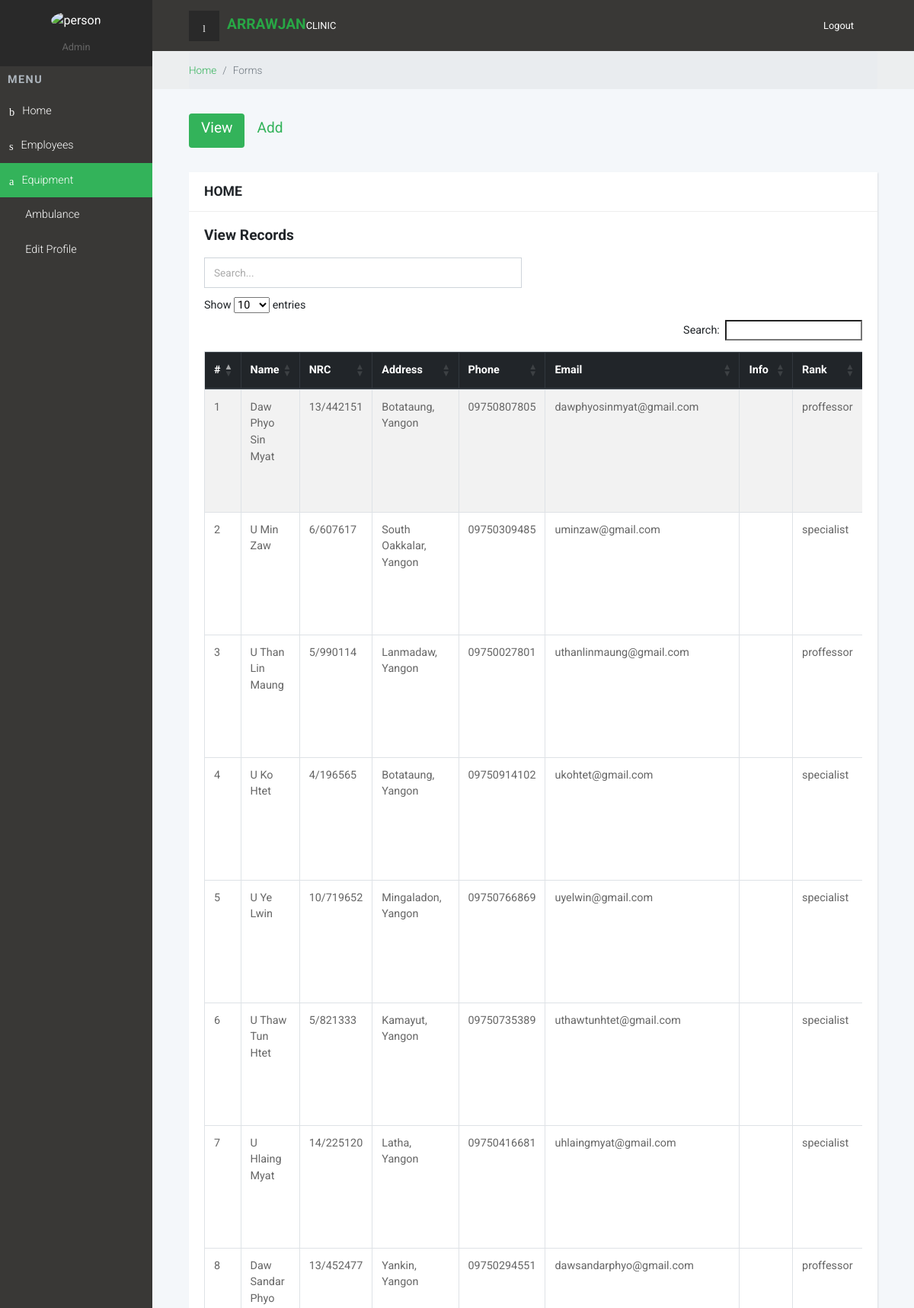
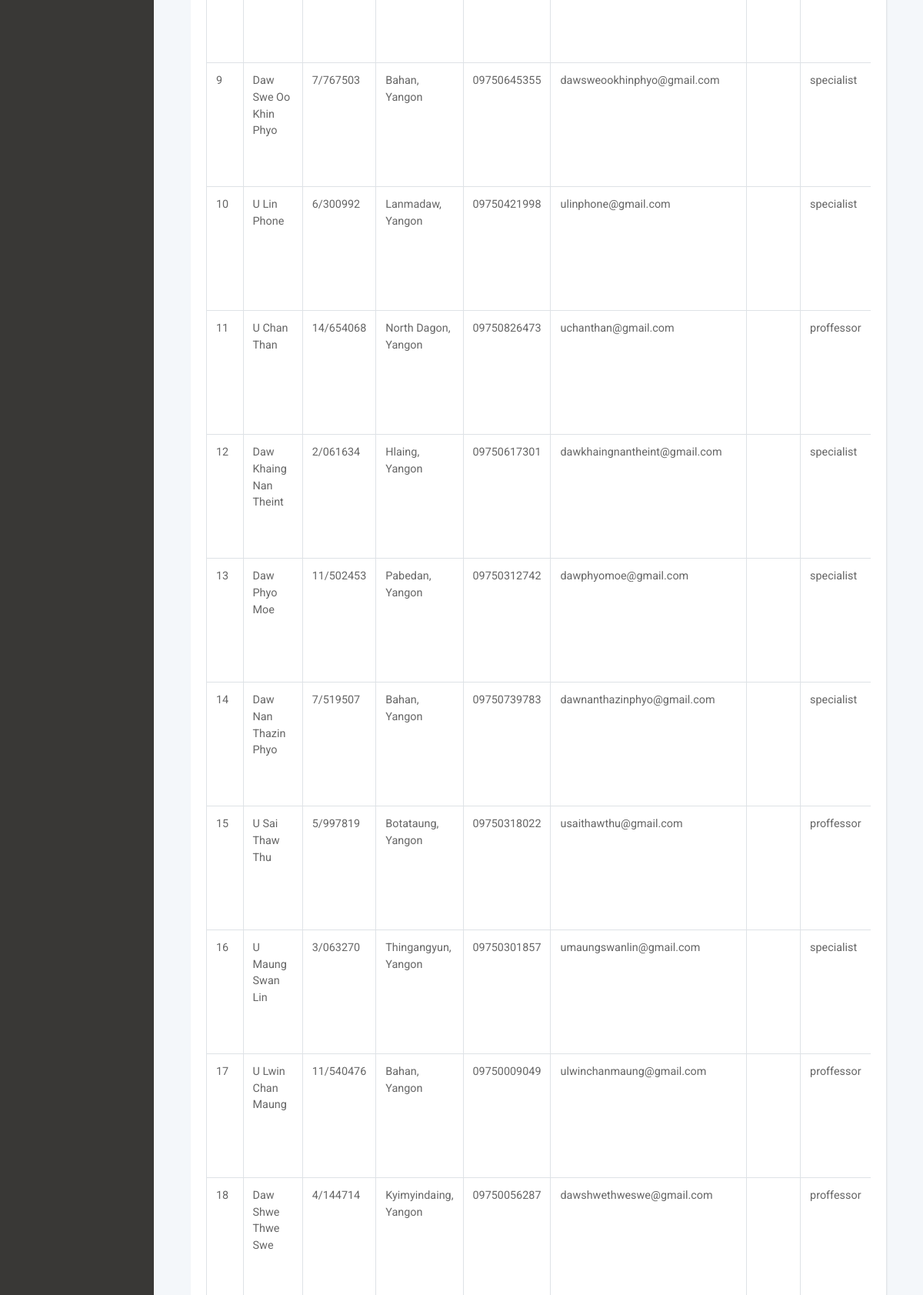
/Admin/testing2.php (upper part), run on the app's committed database (2 pictures, top to bottom).
### tables this page shows
CREATE TABLE `staff` (
  `Staff_Id` varchar(100) NOT NULL,
  `Name` varchar(100) NOT NULL,
  `B_Name` varchar(100) NOT NULL,
  `Birthdate` varchar(100) NOT NULL,
  `NRC` varchar(100) NOT NULL,
  `Gender` varchar(10) NOT NULL,
  `Address` varchar(100) NOT NULL,
  `Phone` varchar(100) NOT NULL,
  `Email` varchar(100) NOT NULL,
  `Joined_Date` varchar(100) NOT NULL,
  `Education` varchar(100) NOT NULL,
  `Certification` varchar(100) NOT NULL,
  `Department` varchar(100) NOT NULL,
  `Salary` int(11) NOT NULL,
  `Password` varchar(100) NOT NULL,
  `Rank` varchar(100) NOT NULL,
  `Type` varchar(100) NOT NULL,
  `Day` varchar(100) NOT NULL,
  `B_Day` varchar(100) NOT NULL,
  `Time` varchar(100) NOT NULL,
  `B_Time` varchar(100) NOT NULL,
  `Photo` varchar(100) NOT NULL
);

### Admin/testing2.php (the view, shortened to what this page needs)
<!DOCTYPE html>
<html>
  <head>
    <link rel='stylesheet' href='vendor/bootstrap/css/bootstrap.min.css'>
    <link rel='stylesheet' href='vendor/font-awesome/css/font-awesome.min.css'>
    <link rel='stylesheet' href='css/fontastic.css'>
    <link rel='stylesheet' href='css/grasp_mobile_progress_circle-1.0.0.min.css'>
    <link rel='stylesheet' href='vendor/malihu-custom-scrollbar-plugin/jquery.mCustomScrollbar.css'>
    <link rel='stylesheet' href='css/style.default.css' id='theme-stylesheet'>
    <link rel='stylesheet' href='css/custom.css'>
    <link rel='stylesheet' href='https://cdn.datatables.net/1.10.19/css/dataTables.bootstrap4.min.css' >
  </head>
  <body>
   <?php
  include('include\nav1.php');
   ?>
          <ul id="side-main-menu" class="side-menu list-unstyled">
            <li><a href="index.php"> <i class="icon-home"></i>Home</a></li>
            <li><a href="#exampledropdownDropdown" aria-expanded="false" data-toggle="collapse"> <i class="icon-interface-windows"></i>Employees</a>
            </li>
            <li class="active"><a href="equipment.php"> <i class="icon-form"></i>Equipment</a></li>
            <li><a href="car.php"> <i class="fa fa-bar-chart"></i>Ambulance</a></li>
             <li><a href="editprofile.php"> <i class="fa fa-bar-chart"></i>Edit Profile</a></li>
            </ul>
        <?php
  include('include\nav2.php');
   ?>
      <div class="breadcrumb-holder">
        <div class="container-fluid">
          <ul class="breadcrumb">
            <li class="breadcrumb-item"><a href="index.php">Home</a></li>
            <li class="breadcrumb-item active">Forms</li>
          </ul>
        </div>
      </div>
     <section class="forms">
        <div class="container-fluid">
          <header>
  <ul class="nav nav-pills" role="tablist">
    <li class="nav-item">
      <a  class="nav-link active" data-toggle="pill" href="#home" onclick="switchOne()">  <h1 class="h3 display">View</h1></a>
    </li>
    <li class="nav-item">
      <a class="nav-link" data-toggle="pill" href="#form" onclick="switchThree()">  <h1 class="h3 display">Add</h1></a>
    </li>
  </ul>
          </header>
          <div class="row">
          <div class="col-lg-12">
      <div class="card card updates daily-feeds" id="home" >
                <div class="card-header d-flex align-items-center">
                  <h4>HOME</h4>
                </div>
                <div class="card-body">
                 <h3>View Records</h3>
            <div class="row">
              <div class="col" style="margin: 10px 0;">
                <input class="form-control" id="myInput" type="text" name="search" placeholder="Search...">
              </div>
              <div class="col" style="margin: 10px 0;">
              </div>
            </div>
            <?php
            include("connect.php");
            $res="SELECT * FROM staff WHERE Type='doctor'";
            $result=mysqli_query($conn,$res);
            ?>
            <div class="table-responsive">
              <table id="fileakm" class="table  table-bordered table-striped  table-hover">
                <thead class="thead-dark">
                  <tr>
                    <th>#</th>
                    <th>Name</th>
                    <th>NRC</th>
                    <th>Address</th>
                    <th>Phone</th>
                    <th>Email</th>
                    <th>Info</th>
                    <th>Rank</th>
                  </tr>
                </thead>
                <?php
                $num=1;
                while($rows=mysqli_fetch_assoc($result))
                {
                  ?>
                  <tbody>
                    <tr>
                      <td><?php echo $num; ?></td>
                      <td><?php echo $rows['Name']; ?></td>
                      <td><?php echo $rows['NRC']; ?></td>
                      <td><?php echo $rows['Address']; ?></td>
                      <td><?php echo $rows['Phone']; ?></td>
                      <td><?php echo $rows['Email']; ?></td>
                      <td><button type="button" class="btn" data-toggle="modal" data-target="#myModalInfo"
                        onclick="getInfo(<?php echo $rows['Staff_Id'] ?>)">
                        <i class="fa fa-info-circle" style="font-size:24px"></i>
                      </button></td>
                      <td><?php echo $rows['Rank']; ?></td>
                    <?php
                    $num=$num+1;}
                    ?>
                  </tbody>
                </table>
              </div>
                </div>
              </div>
            </div>
          </div>
        </div>
      </section>
      <?php
  include('include\footer.php');
   ?>
  </body>
</html>

### Admin/css/style.default.css (style rules this page uses)
a { display: inline-block; text-decoration: none; color: #fff; }
body { overflow-x: hidden; }
i { display: inline-block; }
i[class*='icon-'] { -webkit-transform: translateY(4px); transform: translateY(4px); }
table { font-size: 0.9em; color: #666; }
.breadcrumb-holder { background: #eceeef; }
.breadcrumb-holder .breadcrumb { padding: 15px 0; font-size: 0.85em; font-weight: 300; color: #999; margin-bottom: 0; }
.card { margin-bottom: 30px; -webkit-box-shadow: 1px 1px 2px rgba(0, 0, 0, 0.1); box-shadow: 1px 1px 2px rgba(0, 0, 0, 0.1); }
.card-header h1, .card-header h2, .card-header h3, .card-header h4, .card-header h5, .card-header h6 { margin-bottom: 0; }
.display { font-weight: 400 !important; }
section header { padding-top: 2rem; padding-bottom: 2rem; }
@media (min-width: 768px) { .container-fluid { padding: 0 3rem; } }
.side-navbar li { position: relative; }
.side-navbar li a { position: relative; font-size: .9rem; font-weight: 300; color: #fff; text-decoration: none; width: 100%; padding: 12px; }
.side-navbar li a[data-toggle="collapse"]::before { content: '\f104'; display: inline-block; -webkit-transform: translateY(-50%); transform: translateY(-50%); font-family: 'FontAwesome'; position: absolute; top: 50%; right: 20px; }
.side-navbar li.active > a { background: #33b35a; }
.side-navbar i[class*='icon-'] { -webkit-transform: translateY(2px); transform: translateY(2px); }
.side-navbar i { font-size: inherit; margin-right: 10px; }
.form-control { height: calc(2.4rem + 2px); padding: 0.45rem 0.75rem; font-size: 1rem; line-height: 1.5; color: #495057; border-radius: 0; }
button { cursor: pointer; }
@media (min-width: 768px) { .forms input.form-control { border-radius: 0; } }
.btn { font-weight: 400; border: 1px solid transparent; padding: 0.45rem 0.75rem; font-size: 0.9rem; line-height: 1.5; border-radius: 0; -webkit-transition: color 0.15s ease-in-out, background-color 0.15s ease-in-out, border-color 0.15s ease-in-out, -webkit-box-shadow 0.15s ease-in-out; transition: color 0.15s ease-in-out, background-color 0.15s ease-in-out, border-color 0.15s ease-in-out, -webkit-box-shadow 0.15s ease-in-out; transition: color 0.15s ease-in-out, background-color 0.15s ease-in-out, border-color 0.15s ease-in-out, box-shadow 0.15s ease-in-out; transition: color 0.15s ease-in-out, background-color 0.15s ease-in-out, border-color 0.15s ease-in-out, box-shadow 0.15s ease-in-out, -webkit-box-shadow 0.15s ease-in-out; }
body { font-family: "Roboto", sans-serif; font-size: 1rem; font-weight: 400; line-height: 1.5; color: #212529; background-color: #fff; }
a { color: #33b35a; text-decoration: none; }
h1, h2, h3, h4, h5, h6, .h1, .h2, .h3, .h4, .h5, .h6 { margin-bottom: 0.5rem; font-family: inherit; font-weight: 700; line-height: 1.1; color: inherit; }
h1, .h1 { font-size: 1.5rem; }
h3, .h3 { font-size: 1.2rem; }
h4, .h4 { font-size: 1.1rem; }
.nav-link { padding: 0.5rem 1rem; }
.nav-pills .nav-link { border-radius: 0.25rem; }
.nav-pills .nav-link.active, .nav-pills .show > .nav-link { color: #fff; background-color: #33b35a; }
.card { background-color: #fff; border: 0 solid #eee; border-radius: 0; }
.card-body { padding: 1.25rem; }
.card-header { padding: 1rem 1.25rem; background-color: #fff; border-bottom: 1px solid #eee; }
.card-header:first-child { border-radius: 0 0 0 0; }

### data on the page
staff: Name "Daw Phyo Sin Myat", NRC "13/442151", Address "Botataung, Yangon", Phone "09750807805", Email "dawphyosinmyat@gmail.com", Rank "proffessor"
staff: Name "U Min Zaw", NRC "6/607617", Address "South Oakkalar, Yangon", Phone "09750309485", Email "uminzaw@gmail.com", Rank "specialist"
staff: Name "U Than Lin Maung", NRC "5/990114", Address "Lanmadaw, Yangon", Phone "09750027801", Email "uthanlinmaung@gmail.com", Rank "proffessor"
staff: Name "U Ko Htet", NRC "4/196565", Address "Botataung, Yangon", Phone "09750914102", Email "ukohtet@gmail.com", Rank "specialist"
staff: Name "U Ye Lwin", NRC "10/719652", Address "Mingaladon, Yangon", Phone "09750766869", Email "uyelwin@gmail.com", Rank "specialist"
staff: Name "U Thaw Tun Htet", NRC "5/821333", Address "Kamayut, Yangon", Phone "09750735389", Email "uthawtunhtet@gmail.com", Rank "specialist"
staff: Name "U Hlaing Myat", NRC "14/225120", Address "Latha, Yangon", Phone "09750416681", Email "uhlaingmyat@gmail.com", Rank "specialist"
staff: Name "Daw Sandar Phyo", NRC "13/452477", Address "Yankin, Yangon", Phone "09750294551", Email "dawsandarphyo@gmail.com", Rank "proffessor"
staff: Name "Daw Swe Oo Khin Phyo", NRC "7/767503", Address "Bahan, Yangon", Phone "09750645355", Email "dawsweookhinphyo@gmail.com", Rank "specialist"
staff: Name "U Lin Phone", NRC "6/300992", Address "Lanmadaw, Yangon", Phone "09750421998", Email "ulinphone@gmail.com", Rank "specialist"
staff: Name "U Chan Than", NRC "14/654068", Address "North Dagon, Yangon", Phone "09750826473", Email "uchanthan@gmail.com", Rank "proffessor"
staff: Name "Daw Khaing Nan Theint", NRC "2/061634", Address "Hlaing, Yangon", Phone "09750617301", Email "dawkhaingnantheint@gmail.com", Rank "specialist"
staff: Name "Daw Phyo Moe", NRC "11/502453", Address "Pabedan, Yangon", Phone "09750312742", Email "dawphyomoe@gmail.com", Rank "specialist"
staff: Name "Daw Nan Thazin Phyo", NRC "7/519507", Address "Bahan, Yangon", Phone "09750739783", Email "dawnanthazinphyo@gmail.com", Rank "specialist"
staff: Name "U Sai Thaw Thu", NRC "5/997819", Address "Botataung, Yangon", Phone "09750318022", Email "usaithawthu@gmail.com", Rank "proffessor"
staff: Name "U Maung Swan Lin", NRC "3/063270", Address "Thingangyun, Yangon", Phone "09750301857", Email "umaungswanlin@gmail.com", Rank "specialist"
staff: Name "U Lwin Chan Maung", NRC "11/540476", Address "Bahan, Yangon", Phone "09750009049", Email "ulwinchanmaung@gmail.com", Rank "proffessor"
staff: Name "Daw Shwe Thwe Swe", NRC "4/144714", Address "Kyimyindaing, Yangon", Phone "09750056287", Email "dawshwethweswe@gmail.com", Rank "proffessor"
